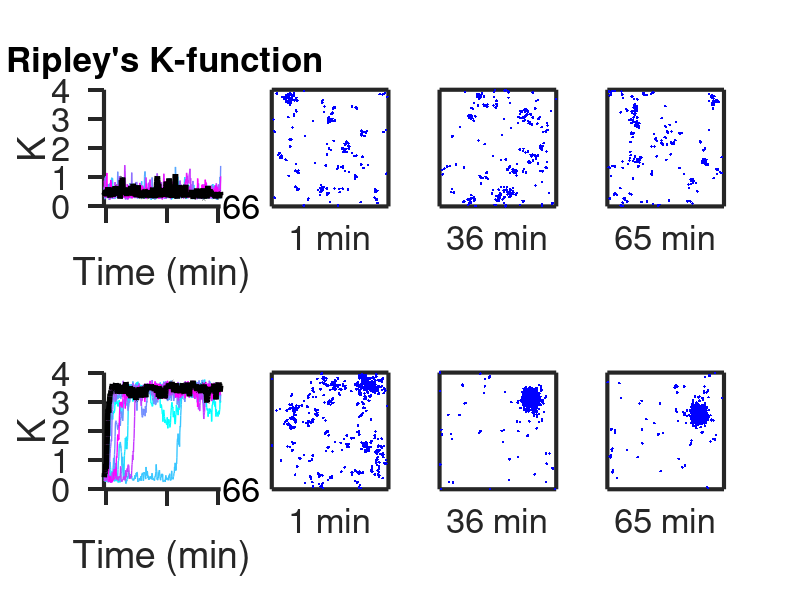

Here is the MATLAB script that generated this plot:
% Here we plotted Ripley's K function values calculated from the simulations 
% with 3000 initially uniformly distributed cytosolic Cdc42-GDP and 70 Bem1-GEF.

load('FigureData/FigureS5A.mat')
seeds = 10;
% Color map for the plots
cmap = cool(seeds);
% Time in the unit of minutes
time = (0:10:4000)/60;
figure('units','pixels','position',[300 300 1200 600]); 
for j = 1:seeds
    subplot(2,4,1); hold on
    % Plot time series of K
    plot(time,K(j,:),'color',cmap(j, :),'linewidth',1)
end
ylim([0,4])
xlim([0,Inf])
xlabel('Time (min)')
ylabel('K')
axis square
set(gca,'fontsize',25)
set(gca,'linewidth',3)
set(gca,'TickDir','out');
xticks([1,36,65])
set(gca,'xticklabel',[])
text(68,0,'66','fontsize',25)
title('Ripley''s K-function','fontsize',25,'position',[35,4.4])
set(gca,'TickLength',[0.08, 0.01])

% Mark one line of K in black and plot its snapshots of Cdc42-GTP
plot(time,K(1,:),'color','k','linewidth',4)
L = 8.8623; % domain length
subplot(2,4,2)
plot(x_1,y_1,'b.')
xticks([]); yticks([]); ylim([0,L]); xlim([0,L]); axis square;
xlabel('1 min','fontsize',25)
set(gca,'linewidth',3)

subplot(2,4,3)
plot(x_2,y_2,'b.')
xticks([]); yticks([]); ylim([0,L]); xlim([0,L]); axis square;
xlabel('36 min','fontsize',25)
set(gca,'linewidth',3)

subplot(2,4,4)
plot(x_3,y_3,'b.')
xticks([]); yticks([]); ylim([0,L]); xlim([0,L]); axis square;
xlabel('65 min','fontsize',25)
set(gca,'linewidth',3)

% Here we plotted Ripley's K function values calculated from the simulations 
% with 3000 initially uniformly distributed cytosolic Cdc42-GDP and 120 Bem1-GEF.
load('FigureData/FigureS5B.mat')
seeds = 10;
% Color map for the plots
cmap = cool(seeds);
% Time in the unit of minutes
time = (0:10:4000)/60;
for j = 1:seeds
    subplot(2,4,5); hold on
    % Plot time series of K
    plot(time,K(j,:),'color',cmap(j, :),'linewidth',1)
end
ylim([0,4])
xlim([0,Inf])
xticks([1,36,65])
xlabel('Time (min)')
ylabel('K')
axis square
set(gca,'fontsize',25)
set(gca,'linewidth',3)
set(gca,'TickDir','out');
xticks([1,36,65])
set(gca,'xticklabel',[])
text(68,0,'66','fontsize',25)
set(gca,'TickLength',[0.08, 0.01])

% Mark one line of K in black and plot its snapshots of Cdc42-GTP
plot(time,K(9,:),'color','k','linewidth',4)
L = 8.8623; % domain length
ax1=subplot(2,4,6);
plot(x_1,y_1,'b.')
xticks([]); yticks([]); ylim([0,L]); xlim([0,L]); axis square;
set(gca,'linewidth',3)
xlabel('1 min','fontsize',25)

ax2=subplot(2,4,7);
plot(x_2,y_2,'b.')
xticks([]); yticks([]); ylim([0,L]); xlim([0,L]); axis square;
set(gca,'linewidth',3)
xlabel('36 min','fontsize',25)

ax3=subplot(2,4,8);
plot(x_3,y_3,'b.')
xticks([]); yticks([]); ylim([0,L]); xlim([0,L]); axis square;
set(gca,'linewidth',3)
xlabel('65 min','fontsize',25)

